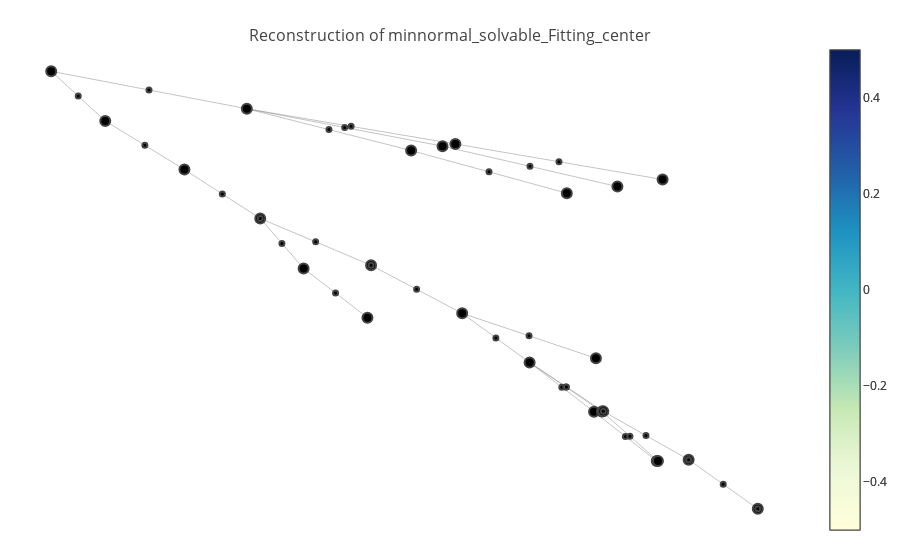

Notebook code cell kept with this figure:
### Code cell
from ml4tputils.visualize import *

tgtlem = "minnormal_solvable_Fitting_center"
file = "/Users/dehuang/Documents/research/ml4tp/data/odd-order/BGsection1.v.dump"
vis = Visualize(f_display=True, f_jupyter=True, f_verbose=False, rawtac_file="rawtac.log", tgtlem=tgtlem)
tactrs = vis.visualize_file(file)

### Figure 1 — Plotly figure (JSON) as saved in the notebook; plotly's stock layout.template omitted (floating-point values rounded to 4 significant figures)
{"data": [{"hoverinfo": null, "line": {"color": "#888", "width": 0.5}, "mode": "lines", "type": "scatter", "x": [-0.1659, -0.04177, null, -0.1659, -0.01805, null, -0.1659, -0.008334, null, -0.04177, 0.07585, null, -0.01805, 0.1141, null, -0.008334, 0.1482, null, -0.3136, -0.1659, null, -0.3136, -0.2728, null, -0.2728, -0.213, null, -0.213, -0.1557, null, -0.1557, -0.07202, null, -0.1557, -0.123, null, -0.1557, -0.1557, null, -0.07202, -0.003199, null, -0.07202, -0.07202, null, -0.123, -0.07477, null, -0.003199, 0.09783, null, -0.003199, 0.04773, null, 0.04773, 0.09639, null, 0.04773, 0.1023, null, 0.04773, 0.1034, null, 0.09639, 0.1438, null, 0.1023, 0.1447, null, 0.1034, 0.1034, null, 0.1034, 0.1679, null, 0.1679, 0.1679, null, 0.1679, 0.1679, null, 0.1679, 0.2201, null, 0.2201, 0.2201, null], "y": [0.7422, 0.5603, null, 0.7422, 0.5792, null, 0.7422, 0.5887, null, 0.5603, 0.3743, null, 0.5792, 0.4032, null, 0.5887, 0.4341, null, 0.9054, 0.7422, null, 0.9054, 0.6891, null, 0.6891, 0.4772, null, 0.4772, 0.2644, null, 0.2644, 0.06046, null, 0.2644, 0.04673, null, 0.2644, 0.2644, null, 0.06046, -0.1489, null, 0.06046, 0.06046, null, 0.04673, -0.1679, null, -0.1489, -0.3448, null, -0.1489, -0.3631, null, -0.3631, -0.5776, null, -0.3631, -0.5762, null, -0.3631, -0.5759, null, -0.5776, -0.7925, null, -0.5762, -0.7921, null, -0.5759, -0.5759, null, -0.5759, -0.7863, null, -0.7863, -0.7863, null, -0.7863, -0.7863, null, -0.7863, -1, null, -1, -1, null]}, {"hoverinfo": "text", "marker": {"color": [], "colorscale": "YIGnBu", "line": {"width": 2}, "reversescale": true, "showscale": true, "size": 10}, "mode": "markers", "text": ["gid: 50<br>M: {group gT}<br>G: {group gT}<br>gT: finGroupType<br>=====================<br>'Z('F(G)) <| G", "gid: 60<br>M: {group gT}<br>G: {group gT}<br>gT: finGroupType<br>=====================<br>true", "gid: 76<br>M: {group gT}<br>G: {group gT}<br>gT: finGroupType<br>=====================<br>true", "gid: 77<br>M: {group gT}<br>G: {group gT}<br>gT: finGroupType<br>=====================<br>G <| G", "gid: t0", "gid: t1", "gid: t2", "gid: 45<br>M: {group gT}<br>G: {group gT}<br>gT: finGroupType<br>=====================<br>minnormal M G -> M \\subset G -> solvable M -> M \\subset 'Z('F(G))", "gid: 91<br>nZG: 'Z('F(G)) <| G<br>M: {group gT}<br>G: {group gT}<br>gT: finGroupType<br>=====================<br>minnormal M G -> M \\subset G -> solvable M -> M \\subset 'Z('F(G))", "gid: 94<br>solM: solvable M<br>sMG: M \\subset G<br>minM: minnormal M G<br>nZG: 'Z('F(G)) <| G<br>M: {group gT}<br>G: {group gT}<br>gT: finGroupType<br>=====================<br>M \\subset 'Z('F(G))", "gid: 142<br>minM': forall H : {group gT}, (H != 1) && (G \\subset 'N(H)) -> H \\subset M -> H = M<br>nMG: G \\subset 'N(M)<br>ntM: M != 1<br>solM: solvable M<br>sMG: M \\subset G<br>minM: minnormal M G<br>nZG: 'Z('F(G)) <| G<br>M: {group gT}<br>G: {group gT}<br>gT: finGroupType<br>=====================<br>M \\subset 'Z('F(G))", "gid: 269<br>minM': forall H : {group gT}, (H != 1) && (G \\subset 'N(H)) -> H \\subset M -> H = M<br>nMG: G \\subset 'N(M)<br>ntM: M != 1<br>solM: solvable M<br>sMG: M \\subset G<br>minM: minnormal M G<br>nZG: 'Z('F(G)) <| G<br>M: {group gT}<br>G: {group gT}<br>gT: finGroupType<br>=====================<br>((M :&: 'Z('F(G)))%G != 1) && (G \\subset 'N((M :&: 'Z('F(G)))%G))", "gid: 270<br>minM': forall H : {group gT}, (H != 1) && (G \\subset 'N(H)) -> H \\subset M -> H = M<br>nMG: G \\subset 'N(M)<br>ntM: M != 1<br>solM: solvable M<br>sMG: M \\subset G<br>minM: minnormal M G<br>nZG: 'Z('F(G)) <| G<br>M: {group gT}<br>G: {group gT}<br>gT: finGroupType<br>=====================<br>(M :&: 'Z('F(G)))%G \\subset M", "gid: t3", "gid: 301<br>minM': forall H : {group gT}, (H != 1) && (G \\subset 'N(H)) -> H \\subset M -> H = M<br>nMG: G \\subset 'N(M)<br>ntM: M != 1<br>solM: solvable M<br>sMG: M \\subset G<br>minM: minnormal M G<br>nZG: 'Z('F(G)) <| G<br>M: {group gT}<br>G: {group gT}<br>gT: finGroupType<br>=====================<br>(M :&: 'Z('F(G)))%G != 1 /\\ G \\subset 'N((M :&: 'Z('F(G)))%G)", "gid: 303<br>minM': forall H : {group gT}, (H != 1) && (G \\subset 'N(H)) -> H \\subset M -> H = M<br>nMG: G \\subset 'N(M)<br>ntM: M != 1<br>solM: solvable M<br>sMG: M \\subset G<br>minM: minnormal M G<br>nZG: 'Z('F(G)) <| G<br>M: {group gT}<br>G: {group gT}<br>gT: finGroupType<br>=====================<br>(M :&: 'Z('F(G)))%G != 1", "gid: 304<br>minM': forall H : {group gT}, (H != 1) && (G \\subset 'N(H)) -> H \\subset M -> H = M<br>nMG: G \\subset 'N(M)<br>ntM: M != 1<br>solM: solvable M<br>sMG: M \\subset G<br>minM: minnormal M G<br>nZG: 'Z('F(G)) <| G<br>M: {group gT}<br>G: {group gT}<br>gT: finGroupType<br>=====================<br>G \\subset 'N((M :&: 'Z('F(G)))%G)", "gid: 315<br>minM': forall H : {group gT}, (H != 1) && (G \\subset 'N(H)) -> H \\subset M -> H = M<br>nMG: G \\subset 'N(M)<br>ntM: M != 1<br>solM: solvable M<br>sMG: M \\subset G<br>minM: minnormal M G<br>nZG: 'Z('F(G)) <| G<br>M: {group gT}<br>G: {group gT}<br>gT: finGroupType<br>=====================<br>true", "gid: t4", "gid: 316<br>minM': forall H : {group gT}, (H != 1) && (G \\subset 'N(H)) -> H \\subset M -> H = M<br>nMG: G \\subset 'N(M)<br>ntM: M != 1<br>solM: solvable M<br>sMG: M \\subset G<br>minM: minnormal M G<br>nZG: 'Z('F(G)) <| G<br>M: {group gT}<br>G: {group gT}<br>gT: finGroupType<br>=====================<br>G \\subset 'N(M)", "gid: t5", "gid: 317<br>minM': forall H : {group gT}, (H != 1) && (G \\subset 'N(H)) -> H \\subset M -> H = M<br>nMG: G \\subset 'N(M)<br>ntM: M != 1<br>solM: solvable M<br>sMG: M \\subset G<br>minM: minnormal M G<br>nZG: 'Z('F(G)) <| G<br>M: {group gT}<br>G: {group gT}<br>gT: finGroupType<br>=====================<br>G \\subset 'N(('Z('F(G)))%G)", "gid: 318<br>minM': forall H : {group gT}, (H != 1) && (G \\subset 'N(H)) -> H \\subset M -> H = M<br>nMG: G \\subset 'N(M)<br>ntM: M != 1<br>solM: solvable M<br>sMG: M \\subset G<br>minM: minnormal M G<br>nZG: 'Z('F(G)) <| G<br>M: {group gT}<br>G: {group gT}<br>gT: finGroupType<br>=====================<br>(G \\subset 'N(('Z('F(G)))%G)) = true", "gid: 335<br>minM': forall H : {group gT}, (H != 1) && (G \\subset 'N(H)) -> H \\subset M -> H = M<br>nMG: G \\subset 'N(M)<br>ntM: M != 1<br>solM: solvable M<br>sMG: M \\subset G<br>minM: minnormal M G<br>nZG: 'Z('F(G)) <| G<br>M: {group gT}<br>G: {group gT}<br>gT: finGroupType<br>=====================<br>true = (G \\subset 'N(('Z('F(G)))%G))"], "type": "scatter", "x": [-0.1659, -0.04177, -0.01805, -0.008334, 0.07585, 0.1141, 0.1482, -0.3136, -0.2728, -0.213, -0.1557, -0.07202, -0.123, -0.07477, -0.003199, 0.09783, 0.04773, 0.09639, 0.1438, 0.1023, 0.1447, 0.1034, 0.1679, 0.2201], "y": [0.7422, 0.5603, 0.5792, 0.5887, 0.3743, 0.4032, 0.4341, 0.9054, 0.6891, 0.4772, 0.2644, 0.06046, 0.04673, -0.1679, -0.1489, -0.3448, -0.3631, -0.5776, -0.7925, -0.5762, -0.7921, -0.5759, -0.7863, -1]}, {"hoverinfo": "text", "marker": {"color": [], "colorscale": "YIGnBu", "line": {"width": 2}, "reversescale": true, "showscale": true, "size": 5}, "mode": "markers", "text": ["ftac: rewrite !gFnormal_trans", "ftac: rewrite !gFnormal_trans", "ftac: rewrite !gFnormal_trans", "ftac: trivial", "ftac: trivial", "ftac: trivial", "ftac: have nZG: 'Z('F(G)) <| G by rewrite !gFnormal_trans", "ftac: have nZG: 'Z('F(G)) <| G by rewrite !gFnormal_trans", "ftac: move => minM sMG solM", "ftac: have [/andP [ntM nMG] minM'] := mingroupP minM", "ftac: apply /setIidPl/minM'", "ftac: apply /setIidPl/minM'", "ftac: exact : subsetIl", "ftac: <ssreflect_plugin::ssrtclseq@0> apply /setIidPl/minM' ; last  exact: subsetIl", "ftac: apply /andP", "ftac: <ssreflect_plugin::ssrtclseq@0> apply /andP; split ; last  by rewrite normsI// normal_norm", "ftac: <ssreflect_plugin::ssrtclseq@0> apply /andP; split ; last  by rewrite normsI// normal_norm", "ftac: trivial", "ftac: trivial", "ftac: trivial", "ftac: <ssreflect_plugin::ssrrewrite@0> $args $clauses", "ftac: <ssreflect_plugin::ssrrewrite@0> $args $clauses", "ftac: trivial", "ftac: apply : Logic.eq_sym", "ftac: trivial", "ftac: rewrite normsI // normal_norm", "ftac: rewrite normsI // normal_norm", "ftac: rewrite normsI // normal_norm", "ftac: <ssreflect_plugin::ssrtclseq@0> apply /andP; split ; last  by rewrite normsI// normal_norm"], "type": "scatter", "x": [-0.1038, -0.09196, -0.0871, 0.01704, 0.048, 0.06993, -0.2398, -0.2932, -0.2429, -0.1844, -0.1139, -0.1394, -0.09887, -0.1557, -0.03761, 0.04731, 0.02226, 0.1201, 0.1235, 0.1034, 0.1356, 0.1679, 0.1679, 0.194, 0.2201, 0.07206, 0.07504, 0.07557, -0.07202], "y": [0.6512, 0.6607, 0.6654, 0.4673, 0.4912, 0.5114, 0.8238, 0.7973, 0.5831, 0.3708, 0.1624, 0.1556, -0.06059, 0.2644, -0.04424, -0.2468, -0.256, -0.6851, -0.6842, -0.5759, -0.6811, -0.7863, -0.7863, -0.8931, -1, -0.4704, -0.4696, -0.4695, 0.06046]}], "layout": {"hovermode": "closest", "margin": {"b": 20, "l": 5, "r": 5, "t": 40}, "showlegend": false, "title": "<br>Reconstruction of minnormal_solvable_Fitting_center", "titlefont": {"size": 16}, "xaxis": {"showgrid": false, "showticklabels": false, "zeroline": false}, "yaxis": {"showgrid": false, "showticklabels": false, "zeroline": false}}}
